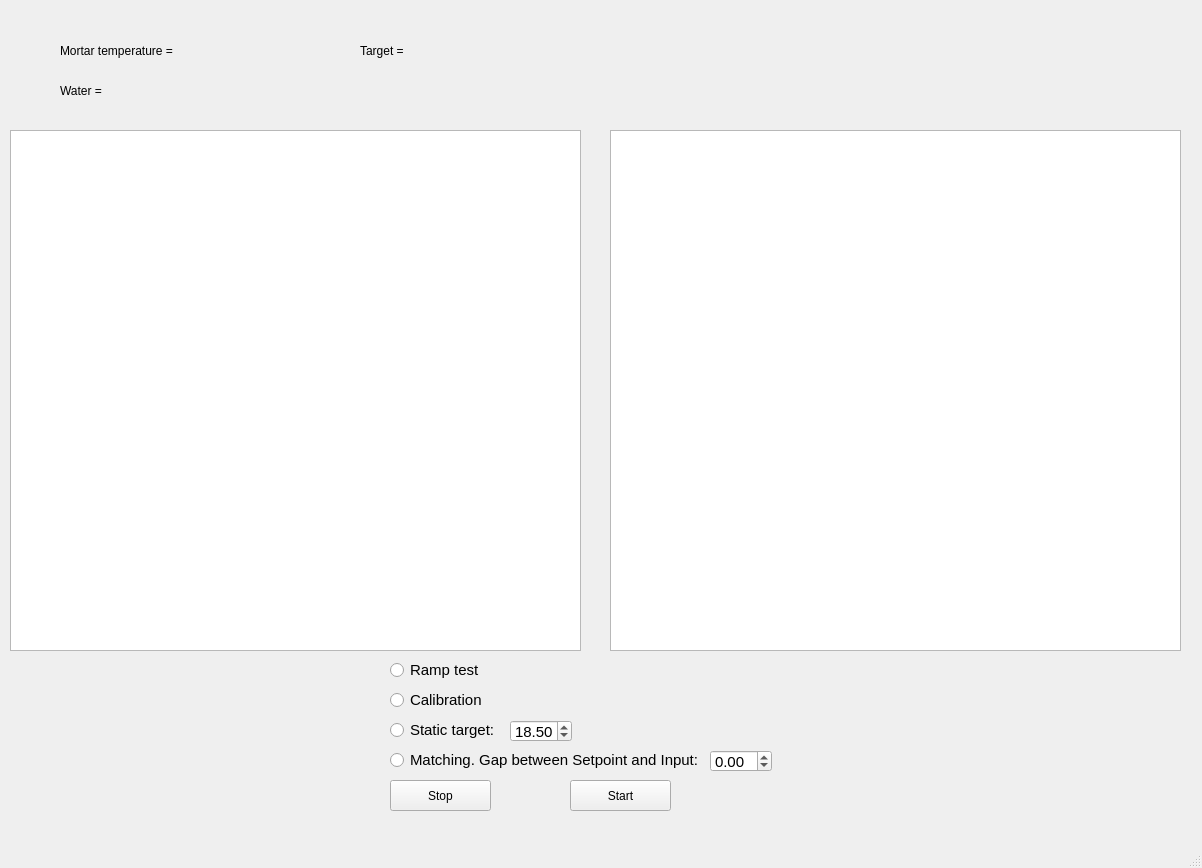
<?xml version="1.0" encoding="UTF-8"?>
<ui version="4.0">
 <class>MainWindow</class>
 <widget class="QMainWindow" name="MainWindow">
  <property name="geometry">
   <rect>
    <x>0</x>
    <y>0</y>
    <width>1202</width>
    <height>868</height>
   </rect>
  </property>
  <property name="windowTitle">
   <string>Graph</string>
  </property>
  <widget class="QWidget" name="centralwidget">
   <widget class="QToolButton" name="toolButton_start">
    <property name="geometry">
     <rect>
      <x>570</x>
      <y>780</y>
      <width>101</width>
      <height>31</height>
     </rect>
    </property>
    <property name="font">
     <font>
      <pointsize>9</pointsize>
     </font>
    </property>
    <property name="text">
     <string>Start</string>
    </property>
   </widget>
   <widget class="QToolButton" name="toolButton_stop">
    <property name="geometry">
     <rect>
      <x>390</x>
      <y>780</y>
      <width>101</width>
      <height>31</height>
     </rect>
    </property>
    <property name="font">
     <font>
      <pointsize>9</pointsize>
     </font>
    </property>
    <property name="text">
     <string>Stop</string>
    </property>
   </widget>
   <widget class="PlotWidget" name="graph_water">
    <property name="geometry">
     <rect>
      <x>10</x>
      <y>130</y>
      <width>571</width>
      <height>521</height>
     </rect>
    </property>
   </widget>
   <widget class="QLabel" name="label_target">
    <property name="geometry">
     <rect>
      <x>360</x>
      <y>40</y>
      <width>141</width>
      <height>21</height>
     </rect>
    </property>
    <property name="font">
     <font>
      <pointsize>9</pointsize>
     </font>
    </property>
    <property name="text">
     <string>Target = </string>
    </property>
   </widget>
   <widget class="QLabel" name="label_mortar">
    <property name="geometry">
     <rect>
      <x>60</x>
      <y>40</y>
      <width>241</width>
      <height>21</height>
     </rect>
    </property>
    <property name="font">
     <font>
      <pointsize>9</pointsize>
     </font>
    </property>
    <property name="text">
     <string>Mortar temperature = </string>
    </property>
   </widget>
   <widget class="QLabel" name="label_power">
    <property name="geometry">
     <rect>
      <x>60</x>
      <y>80</y>
      <width>161</width>
      <height>21</height>
     </rect>
    </property>
    <property name="font">
     <font>
      <pointsize>9</pointsize>
     </font>
    </property>
    <property name="text">
     <string>Water = </string>
    </property>
   </widget>
   <widget class="QRadioButton" name="radioButton_Static">
    <property name="geometry">
     <rect>
      <x>390</x>
      <y>720</y>
      <width>121</width>
      <height>20</height>
     </rect>
    </property>
    <property name="font">
     <font>
      <pointsize>11</pointsize>
     </font>
    </property>
    <property name="text">
     <string>Static target:</string>
    </property>
   </widget>
   <widget class="QRadioButton" name="radioButton_Matching">
    <property name="geometry">
     <rect>
      <x>390</x>
      <y>750</y>
      <width>321</width>
      <height>20</height>
     </rect>
    </property>
    <property name="font">
     <font>
      <pointsize>11</pointsize>
     </font>
    </property>
    <property name="text">
     <string>Matching. Gap between Setpoint and Input:</string>
    </property>
   </widget>
   <widget class="QDoubleSpinBox" name="doubleSpinBox_Static">
    <property name="geometry">
     <rect>
      <x>510</x>
      <y>720</y>
      <width>62</width>
      <height>22</height>
     </rect>
    </property>
    <property name="font">
     <font>
      <pointsize>11</pointsize>
     </font>
    </property>
    <property name="minimum">
     <double>10.000000000000000</double>
    </property>
    <property name="maximum">
     <double>80.000000000000000</double>
    </property>
    <property name="singleStep">
     <double>0.500000000000000</double>
    </property>
    <property name="value">
     <double>18.500000000000000</double>
    </property>
   </widget>
   <widget class="QDoubleSpinBox" name="doubleSpinBox_Matching">
    <property name="geometry">
     <rect>
      <x>710</x>
      <y>750</y>
      <width>62</width>
      <height>22</height>
     </rect>
    </property>
    <property name="font">
     <font>
      <pointsize>11</pointsize>
     </font>
    </property>
    <property name="minimum">
     <double>-0.500000000000000</double>
    </property>
    <property name="maximum">
     <double>0.500000000000000</double>
    </property>
    <property name="singleStep">
     <double>0.010000000000000</double>
    </property>
   </widget>
   <widget class="QRadioButton" name="radioButton_calibration">
    <property name="geometry">
     <rect>
      <x>390</x>
      <y>690</y>
      <width>121</width>
      <height>20</height>
     </rect>
    </property>
    <property name="font">
     <font>
      <pointsize>11</pointsize>
     </font>
    </property>
    <property name="text">
     <string>Calibration</string>
    </property>
   </widget>
   <widget class="QRadioButton" name="radioButton_ramp">
    <property name="geometry">
     <rect>
      <x>390</x>
      <y>660</y>
      <width>121</width>
      <height>20</height>
     </rect>
    </property>
    <property name="font">
     <font>
      <pointsize>11</pointsize>
     </font>
    </property>
    <property name="text">
     <string>Ramp test</string>
    </property>
   </widget>
   <widget class="PlotWidget" name="graph_power">
    <property name="geometry">
     <rect>
      <x>610</x>
      <y>130</y>
      <width>571</width>
      <height>521</height>
     </rect>
    </property>
   </widget>
  </widget>
  <widget class="QMenuBar" name="menubar">
   <property name="geometry">
    <rect>
     <x>0</x>
     <y>0</y>
     <width>1202</width>
     <height>26</height>
    </rect>
   </property>
  </widget>
  <widget class="QStatusBar" name="statusbar"/>
 </widget>
 <customwidgets>
  <customwidget>
   <class>PlotWidget</class>
   <extends>QGraphicsView</extends>
   <header>pyqtgraph</header>
  </customwidget>
 </customwidgets>
 <resources/>
 <connections/>
</ui>
